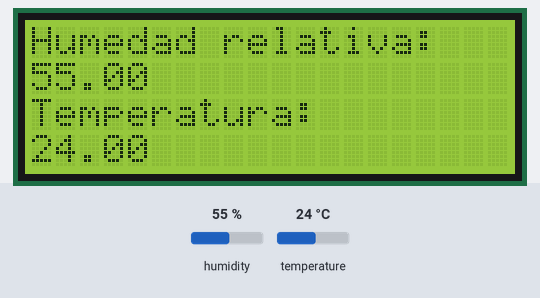
A sketch run on a simulated Arduino Uno, built with avr-gcc and run on an emulated ATmega328P. Shown: 20×4 character LCD. The inputs (shaded band) are chosen by the test bench; at power-on: humidity 55 %, temperature 24 °C.

Above: at 1.2 s.
1.3 s: humidity set to 22 %
At 3.0 s:
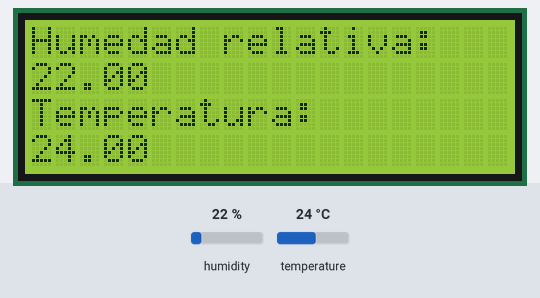
4.1 s: temperature set to 12 °C
At 4.8 s:
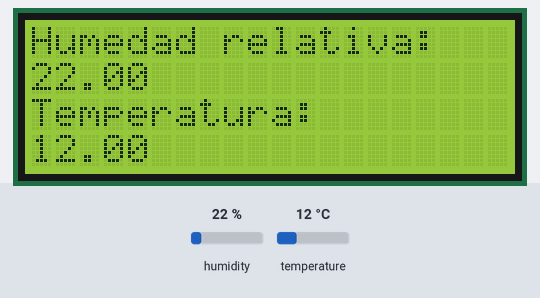
6.9 s: humidity set to 40 %
At 9.5 s:
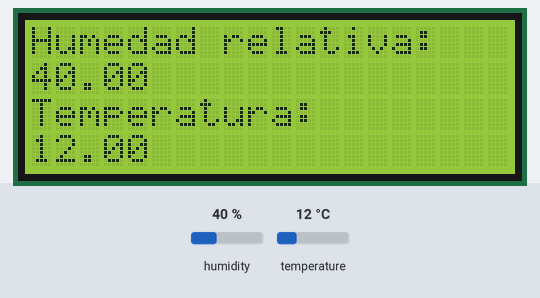
10.0 s: temperature set to 19 °C
Timing chart, 0 to 13.0 s (numbered marks = the images above; inputs shaded):
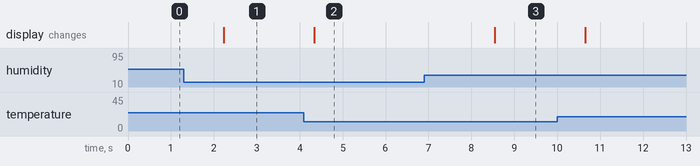

Measured:
- after the input at 1.3 s, the display: changes after 0.93 s (image 1)
- after the input at 4.1 s, the display: changes after 0.24 s (image 2)
- after the input at 6.9 s, the display: changes after 1.6 s (image 3)

The sketch:

Proyecto_007__DHT11.ino
```cpp
#include "DHT.h"
#include <LCD.h>
#include <LiquidCrystal_I2C.h>

LiquidCrystal_I2C             lcd(0x27,2, 1, 0, 4, 5, 6, 7);


#define DHTPIN 2
#define DHTTYPE DHT11   // DHT 11

// Conecta el pin 1 (el de la izquierda) del sensor a +5V
// Conecta el pin 2 del sensor al pin que has elegido para DHTPIN
// Conecta el pin 4 (el de la derecha) del sensor a GROUND
// Conecta una resistencia de 10K del pin 2 (data) al pin 1 (+5V) del sensor

DHT dht(DHTPIN, DHTTYPE);  //Indica el pin con el que trabajamos y el tipo de sensor
int maxh=0, minh=100, maxt=0, mint=100;  //Variables para ir comprobando maximos y minimos

void setup()
{
  // Inicializar el display con 16 caraceres 2 lineas
  lcd.begin (20,4);
  lcd.setBacklightPin(3,POSITIVE);
  lcd.setBacklight(HIGH);

  //Iniciamos el sensor
  dht.begin();
}

void loop() {
  //lcd.clear();
  lcd.setCursor(0,0);

  // La lectura de la temperatura o de la humedad lleva sobre 250 milisegundos
  // La lectura del sensor tambien puede estar sobre los 2 segundos (es un sensor muy lento)
  float h = dht.readHumidity();  //Guarda la lectura de la humedad en la variable float h
  float t = dht.readTemperature();  //Guarda la lectura de la temperatura en la variable float t

  // Comprobamos si lo que devuelve el sensor es valido, si no son numeros algo esta fallando
  if (isnan(t) || isnan(h)) // funcion que comprueba si son numeros las variables indicadas
  {
    lcd.print("Fallo al leer del sensor DHT"); //Mostramos mensaje de fallo si no son numeros

  } else {
    //Mostramos mensaje con valores actuales de humedad y temperatura, asi como maximos y minimos de cada uno de ellos
    lcd.setCursor(0,0);
    lcd.print("Humedad relativa:");
    lcd.setCursor(0,1);
    lcd.print(String(h));
    lcd.setCursor(0,2);
    lcd.print("Temperatura:");
    lcd.setCursor(0,3);
    lcd.print(String(t));
  }
  delay(1000);
}
```
